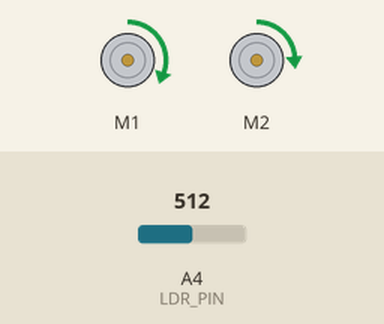
Bench run of a sketch on a simulated Arduino Uno, built with avr-gcc and run on an emulated ATmega328P. Shown: 2 × DC motor (green arrow = forward, orange = backward, longer = faster). The inputs (shaded band) are chosen by the test bench; at power-on: A4 (LDR_PIN) = 512. What the sketch prints to the serial monitor is not drawn.

Above: at 0.1 s.
Timing chart, 0 to 1.6 s (numbered marks = the images above):
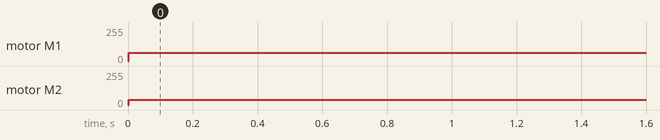

The sketch:

LDR-Laser_follow.ino
```cpp
#include <ZumoMotors.h>

#define LDR_PIN A4
#define LIGHT_THRESHOLD 330
//#define MAX_TIME_NO_LIGHT 5000 //ms
#define LOW_TURN_VALUE 60
#define HIGH_TURN_VALUE 100
#define START_TURN_VALUE 75

ZumoMotors motors;

bool turningLeft = true;
bool isTurning = false;

void setup() {
  Serial.begin(9600);
  motors.setLeftSpeed(-START_TURN_VALUE);
  motors.setRightSpeed(START_TURN_VALUE);
  while(analogRead(LDR_PIN) < LIGHT_THRESHOLD);

}

void loop() {
  int value = analogRead(LDR_PIN);
  //Serial.println(value);
  // put your main code here, to run repeatedly:
  if(LIGHT_THRESHOLD <= value){
    if(!isTurning){
      if(turningLeft)
        turnRight();
      else
        turnLeft();
      isTurning = true;
      turningLeft = !turningLeft;
    }
  } else if (isTurning){
    isTurning = false;
  }
}

void turnLeft(){
  Serial.println("Turning left");
  motors.setLeftSpeed(LOW_TURN_VALUE);
  motors.setRightSpeed(HIGH_TURN_VALUE);
}

void turnRight(){
  Serial.println("Turning right");
  motors.setLeftSpeed(HIGH_TURN_VALUE);
  motors.setRightSpeed(LOW_TURN_VALUE);
}
```

Measured:
- by itself, motor M1: stopped → forward 63/255 at 0.00 s
- by itself, motor M2: stopped → forward 38/255 at 0.00 s
